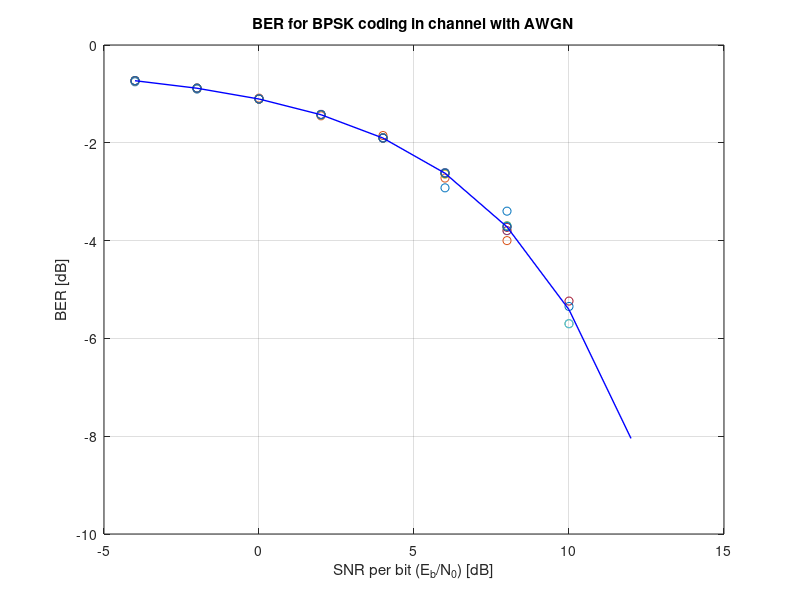

MATLAB code to generate this figure: (Note: this script raises an error after producing the figure.)
% BER in the BPSK system (Baseband signals)
%------------------------------------------------------------
clear all; close all; %#ok<CLALL>
% clear previous data and close windows
%------------------------------------------------------------
% Configure Input parameters:
fprintf("\nInput parameters:\n")
% 1 - num of data bits to transfer through the channel: 
num_ch_bits = [5*10^3, 10^4, 5*10^4, 10^5, 5*10^5, 10^6, 5*10^6, 10^7];
fprintf(['Num of data bits to transfer through the channel =' ...
    repmat(' %g',1,numel(num_ch_bits))], num_ch_bits)
fprintf("\n")
% 2 - Signal-to-noise ratio in the channel - determined by AWGN level:
SNR = [-4, -2, 0, 2, 4, 6, 8, 10, 12]; % array of SNRs (dB)
fprintf(['SNR (dB) =' repmat(' %.1f',1,numel(SNR))], SNR)
fprintf("\n")

%% BITS LOOP - repeats the simulation for each element of num_ch_bits array
BER_dB_all = zeros(length(num_ch_bits),length(SNR)); % Stores results
for iter1 = 1: 1: length(num_ch_bits) 
    fprintf('\n* BPSK simulation *\n')
    fprintf('Number of bits: %g \n', num_ch_bits(iter1))
    % Generate random data bits for transfer
    % TODO: add input for some standard signaals
    channel_bits = randn(1, num_ch_bits(iter1)) >= 0; 
    % random array of -1 and 1
    % condition >=0 turns this array into a 0 and 1 array
    %------------------------------------------------------------
    % Other data
    A = 1; % Signal amplitude on Connection line
    %------------------------------------------------------------
    % Form signal that's sent through the coded channel
     bpsk_coded_signal = A*(2*channel_bits - 1); 
    %------------------------------------------------------------
    % SNR LOOP  - calculates BER for every element of SNR array
    BER = 1:length(SNR); % BER and SNR have equal array lengths
    BER_dB = 1:length(SNR);
    for iter2 = 1: 1: length(SNR) 
    %   for every element of BER array execute 1 iteration of the for loop
    %------------------------------------------------------------
    %   Connection line - adding Gaussian noise:
        EbN0 = 10^(SNR(iter2)/10); % 
        AWGN_sigma = sqrt(1/(EbN0*2));
        AWGN = AWGN_sigma * randn(1, length(bpsk_coded_signal));
        received_signal = bpsk_coded_signal + AWGN;
        % Decider's output
        bpsk_decoded_bits = received_signal >= 0;
    %---------------------------------------------------------------
    %   Received bits with error:
        difference = (channel_bits) - (bpsk_decoded_bits);
    %   Num of errors and received bits in curr. iteration:
        tot_err = sum(abs(difference));
        tot_bits = length(bpsk_coded_signal);
        BER(iter2) = tot_err / tot_bits; % BER for current SNR
        BER_dB(iter2) = log10(BER(iter2)); % BER (dB) for current SNR
        fprintf('BER = %f for SNR = %.1f \n',BER_dB(iter2), SNR(iter2));
    end
    % Store for plot
    BER_dB_all(iter1, :) = BER_dB;
end
%------------------------------------------------------------
%% Theoretical BER
BER_theory = 0.5*erfc(sqrt(10.^(SNR/10)));
BER_theory_dB = log10(BER_theory); % Theoretical BER (formula)
%------------- 
%% Plot BER vs SNR
figure('Name','BER vs SNR','NumberTitle','off');
plot(SNR, BER_dB_all, 'o', 'MarkerSize',6);
hold on;  grid on;
plot(SNR, BER_theory_dB, 'b', 'LineWidth',1);
xlabel('SNR per bit (E_b/N_0) [dB]'); ylabel('BER [dB]');
title('BER for BPSK coding in channel with AWGN');
legend_items = strings(1, length(num_ch_bits)+1);
for iter = 1:1:length(num_ch_bits)
    legend_items(iter) = sprintf("Simulated %g",num_ch_bits(iter));
end
legend_items(length(num_ch_bits)+1) = "Theoretical";
lgd = legend(legend_items, 'Location','best');
%lgd = legend(repelem(["Simulated", "Theoretical"], [length(num_ch_bits) 1]), 'Location','best');
legend('boxoff')
title(lgd,'BER plots')
%--THE-END-------------------------------------------------------